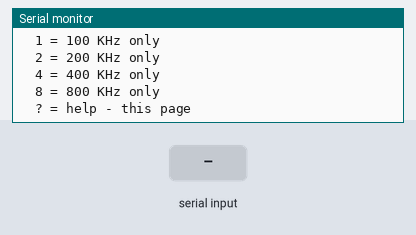
This sketch was run on a simulated Arduino Uno, built with avr-gcc and run on an emulated ATmega328P. Shown: the last lines printed to the serial monitor. The test bench sets the inputs (shaded band).

Above: at 1.2 s.
1.3 s: "s" received over Serial
2.8 s: "d" received over Serial
At 3.9 s:
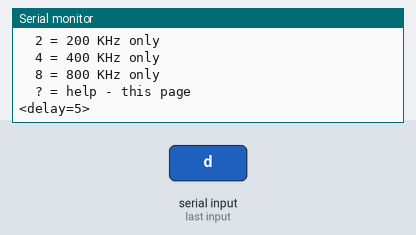
4.3 s: "h" received over Serial
At 5.0 s:
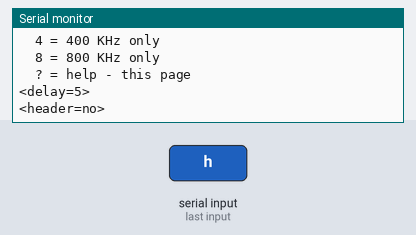
5.8 s: "p" received over Serial
At 6.2 s:
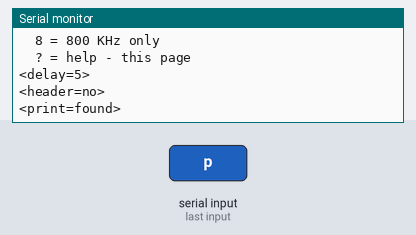
7.3 s: "h" received over Serial
At 8.5 s:
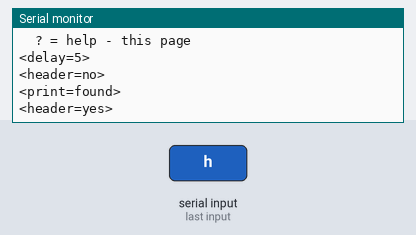
8.8 s: "p" received over Serial
At 9.7 s:
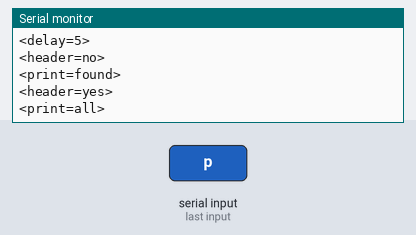
Timing chart, 0 to 11.3 s (numbered marks = the images above; inputs shaded):
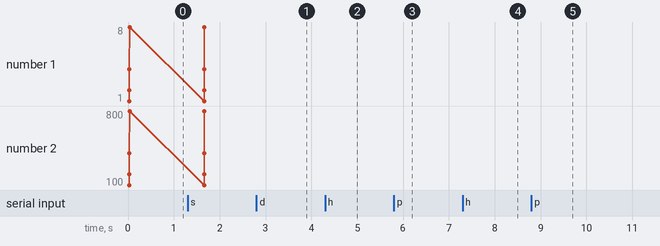

The sketch:

i2cScanner0106.ino
```cpp
//
//    FILE: MultiSpeedI2CScanner.ino
//  AUTHOR: Rob Tillaart
// VERSION: 0.1.06
// PURPOSE: I2C scanner @different speeds
//    DATE: 2013-11-05
//     URL: http://forum.arduino.cc/index.php?topic=197360
//
// Released to the public domain
//

#include <Wire.h>
#include <Arduino.h>

const char version[] = "0.1.06";

// scans devices from 50 to 800KHz I2C speeds.
// lower than 50 is not possible
// DS3231 RTC works on 800 KHz. TWBR = 2; (?)
const long allSpeed[] = {
  50, 100, 200, 250, 400, 500, 800
};
long speed[sizeof(allSpeed) / sizeof(allSpeed[0])];
int speeds;

int addressStart = 0;
int addressEnd = 127;

// DELAY BETWEEN TESTS
#define RESTORE_LATENCY  5    // for delay between tests of found devices.
bool delayFlag = false;

// MINIMIZE OUTPUT
bool printAll = true;
bool header = true;

// STATE MACHINE
enum states {
  STOP, ONCE, CONT, HELP
};
states state = STOP;

uint32_t startScan;
uint32_t stopScan;

void setup()
{
  Serial.begin(115200);
  Wire.begin();
  setSpeed('0');
  displayHelp();
}


void loop()
{
  char command = getCommand();
  switch (command)
  {
    case 's':
      state = ONCE;
      break;
    case 'c':
      state = CONT;
      break;
    case 'd':
      delayFlag = !delayFlag;
      Serial.print(F("<delay="));
      Serial.println(delayFlag ? F("5>") : F("0>"));
      break;

    case 'e':
      // eeprom test TODO
      break;

    case 'h':
      header = !header;
      Serial.print(F("<header="));
      Serial.println(header ? F("yes>") : F("no>"));
      break;
    case 'p':
      printAll = !printAll;
      Serial.print(F("<print="));
      Serial.println(printAll ? F("all>") : F("found>"));
      break;

    case '0':
    case '1':
    case '2':
    case '4':
    case '8':
      setSpeed(command);
      break;

    case 'a':
      setAddress();
      break;

    case 'q':
    case '?':
      state = HELP;
      break;
    default:
      break;
  }

  switch (state)
  {
    case ONCE:
      I2Cscan();
      state = HELP;
      break;
    case CONT:
      I2Cscan();
      delay(1000);
      break;
    case HELP:
      displayHelp();
      state = STOP;
      break;
    case STOP:
      break;
    default: // ignore all non commands
      break;
  }
}


void setAddress()
{
  if (addressStart == 0)
  {
    addressStart = 8;
    addressEnd = 120;
  }
  else
  {
    addressStart = 0;
    addressEnd = 127;
  }
  Serial.print(F("<address Range = "));
  Serial.print(addressStart);
  Serial.print(F(".."));
  Serial.print(addressEnd);
  Serial.println(F(">"));

}

void setSpeed(char sp)
{
  switch (sp)
  {
    case '1':
      speed[0] = 100;
      speeds = 1;
      break;
    case '2':
      speed[0] = 200;
      speeds = 1;
      break;
    case '4':
      speed[0] = 400;
      speeds = 1;
      break;
    case '8':
      speed[0] = 800;
      speeds = 1;
      break;
    case '0':  // reset
      speeds = sizeof(allSpeed) / sizeof(allSpeed[0]);
      for (int i = 0; i < speeds; i++)
      {
        speed[i] = allSpeed[i];
      }
      break;
  }
}

char getCommand()
{
  char c = '\0';
  if (Serial.available())
  {
    c = Serial.read();
  }
  return c;
}

void displayHelp()
{
  Serial.print(F("\nArduino I2C Scanner - "));
  Serial.println(version);
  Serial.println();
  Serial.println(F("Scanmode:"));
  Serial.println(F("\ts = single scan"));
  Serial.println(F("\tc = continuous scan - 1 second delay"));
  Serial.println(F("\tq = quit continuous scan"));
  Serial.println(F("\td = toggle latency delay between successful tests. 0 - 5 ms"));
  Serial.println(F("Output:"));
  Serial.println(F("\tp = toggle printAll - printFound."));
  Serial.println(F("\th = toggle header - noHeader."));
  Serial.println(F("\ta = toggle address range, 0..127 - 8..120"));
  Serial.println(F("Speeds:"));
  Serial.println(F("\t0 = 50 - 800 Khz"));
  Serial.println(F("\t1 = 100 KHz only"));
  Serial.println(F("\t2 = 200 KHz only"));
  Serial.println(F("\t4 = 400 KHz only"));
  Serial.println(F("\t8 = 800 KHz only"));
  Serial.println(F("\n\t? = help - this page"));
  Serial.println();
}


void I2Cscan()
{
  startScan = millis();
  uint8_t count = 0;

  if (header)
  {
    Serial.print(F("TIME\tDEC\tHEX\t"));
    for (uint8_t s = 0; s < speeds; s++)
    {
      Serial.print(F("\t"));
      Serial.print(speed[s]);
    }
    Serial.println(F("\t[KHz]"));
    for (uint8_t s = 0; s < speeds + 5; s++)
    {
      Serial.print(F("--------"));
    }
    Serial.println();
  }

  // TEST
  // 0.1.04: tests only address range 8..120
  // --------------------------------------------
  // Address	R/W Bit	Description
  // 0000 000   0	General call address
  // 0000 000   1	START byte
  // 0000 001   X	CBUS address
  // 0000 010   X	reserved - different bus format
  // 0000 011   X	reserved - future purposes
  // 0000 1XX   X	High Speed master code
  // 1111 1XX   X	reserved - future purposes
  // 1111 0XX   X	10-bit slave addressing
  for (uint8_t address = addressStart; address <= addressEnd; address++)
  {
    bool printLine = printAll;
    bool found[speeds];
    bool fnd = false;

    for (uint8_t s = 0; s < speeds ; s++)
    {
#if ARDUINO >= 158
      Wire.setClock(speed[s] * 1000);
#else
      TWBR = (F_CPU / (speed[s] * 1000) - 16) / 2;
#endif
      Wire.beginTransmission (address);
      found[s] = (Wire.endTransmission () == 0);
      fnd |= found[s];
      // give device 5 millis
      if (fnd && delayFlag) delay(RESTORE_LATENCY);
    }

    if (fnd) count++;
    printLine |= fnd;

    if (printLine)
    {
      Serial.print(millis());
      Serial.print(F("\t"));
      Serial.print(address, DEC);
      Serial.print(F("\t0x"));
      if (address < 0x10) Serial.print(0, HEX);
      Serial.print(address, HEX);
      Serial.print(F("\t"));

      for (uint8_t s = 0; s < speeds ; s++)
      {
        Serial.print(F("\t"));
        Serial.print(found[s] ? F("V") : F("."));
      }
      Serial.println();
    }
  }

  stopScan = millis();
  if (header)
  {
    Serial.println();
    Serial.print(count);
    Serial.print(F(" devices found in "));
    Serial.print(stopScan - startScan);
    Serial.println(F(" milliseconds."));
  }
}
```

Measured:
- after the input at 5.8 s, the serial monitor: prints a new line at once (image 3)
- after the input at 7.3 s, the serial monitor: prints a new line at once (image 4)
- after the input at 8.8 s, the serial monitor: prints a new line at once (image 5)
